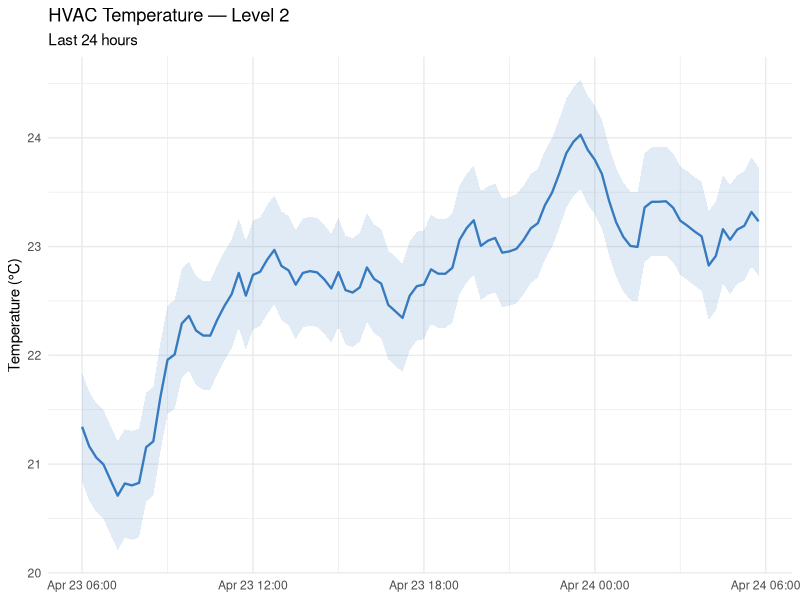
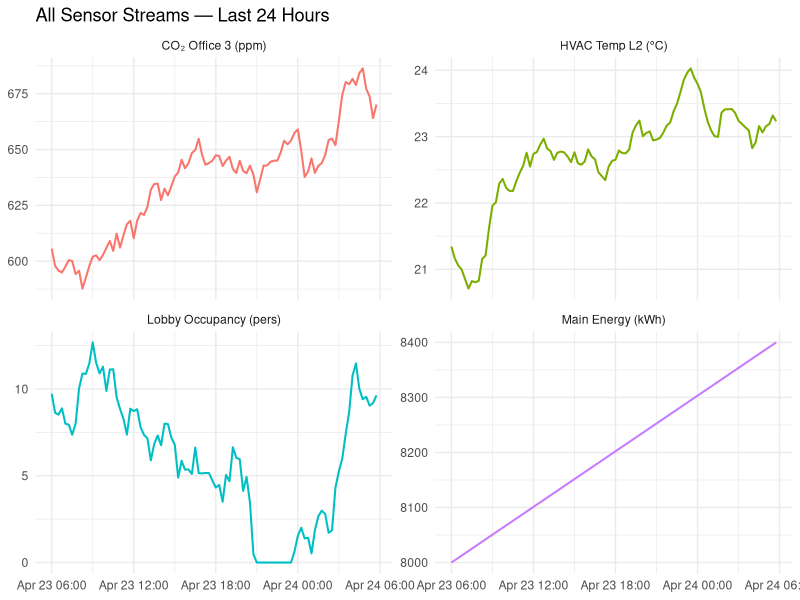

R code for these plots, in order:
## ---- chunk 1
#| echo: false
library(ggplot2)
set.seed(7)
readings_df <- data.frame(
  timestamp = seq(as.POSIXct("2026-04-23 06:00", tz = "UTC"),
                  by = "15 min", length.out = 96),
  value     = 21 + cumsum(rnorm(96, 0, 0.15))
)
## ---- chunk 2
ggplot(readings_df, aes(x = timestamp, y = value)) +
  geom_line(colour = "#367ABF", linewidth = 0.8) +
  geom_ribbon(aes(ymin = value - 0.5, ymax = value + 0.5),
              fill = "#367ABF", alpha = 0.15) +
  labs(title    = "HVAC Temperature — Level 2",
       subtitle = "Last 24 hours",
       x = NULL, y = "Temperature (°C)") +
  theme_minimal()
## ---- chunk 3
#| echo: false
all_readings <- data.frame(
  stream_id    = rep(c("strm:temp","strm:co2","strm:occ","strm:energy"), each = 96),
  timestamp    = rep(readings_df$timestamp, 4),
  value        = c(readings_df$value,
                   600 + cumsum(rnorm(96, 0, 5)),
                   pmax(10 + cumsum(rnorm(96, 0, 1)), 0),
                   8000 + seq(0, 400, length.out = 96)),
  display_name = rep(c("HVAC Temp L2", "CO\u2082 Office 3",
                       "Lobby Occupancy", "Main Energy"), each = 96),
  unit         = rep(c("\u00b0C", "ppm", "pers", "kWh"), each = 96)
)
## ---- chunk 4
ggplot(all_readings, aes(x = timestamp, y = value, colour = display_name)) +
  geom_line(linewidth = 0.7) +
  facet_wrap(~ paste0(display_name, " (", unit, ")"),
             scales = "free_y", ncol = 2) +
  labs(title = "All Sensor Streams — Last 24 Hours",
       x = NULL, y = NULL) +
  theme_minimal() +
  theme(legend.position = "none")
